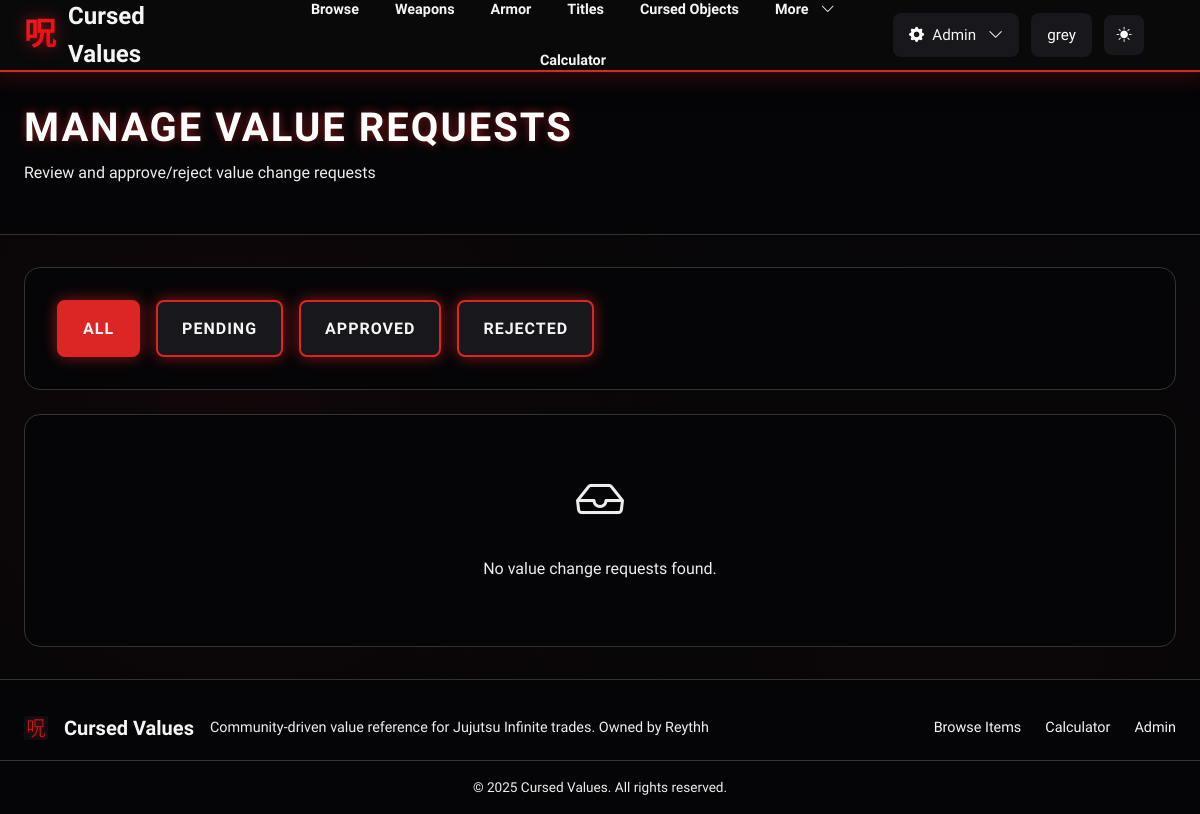
Page /manage/value-requests/?status=all (signed in) on the earlier database version.
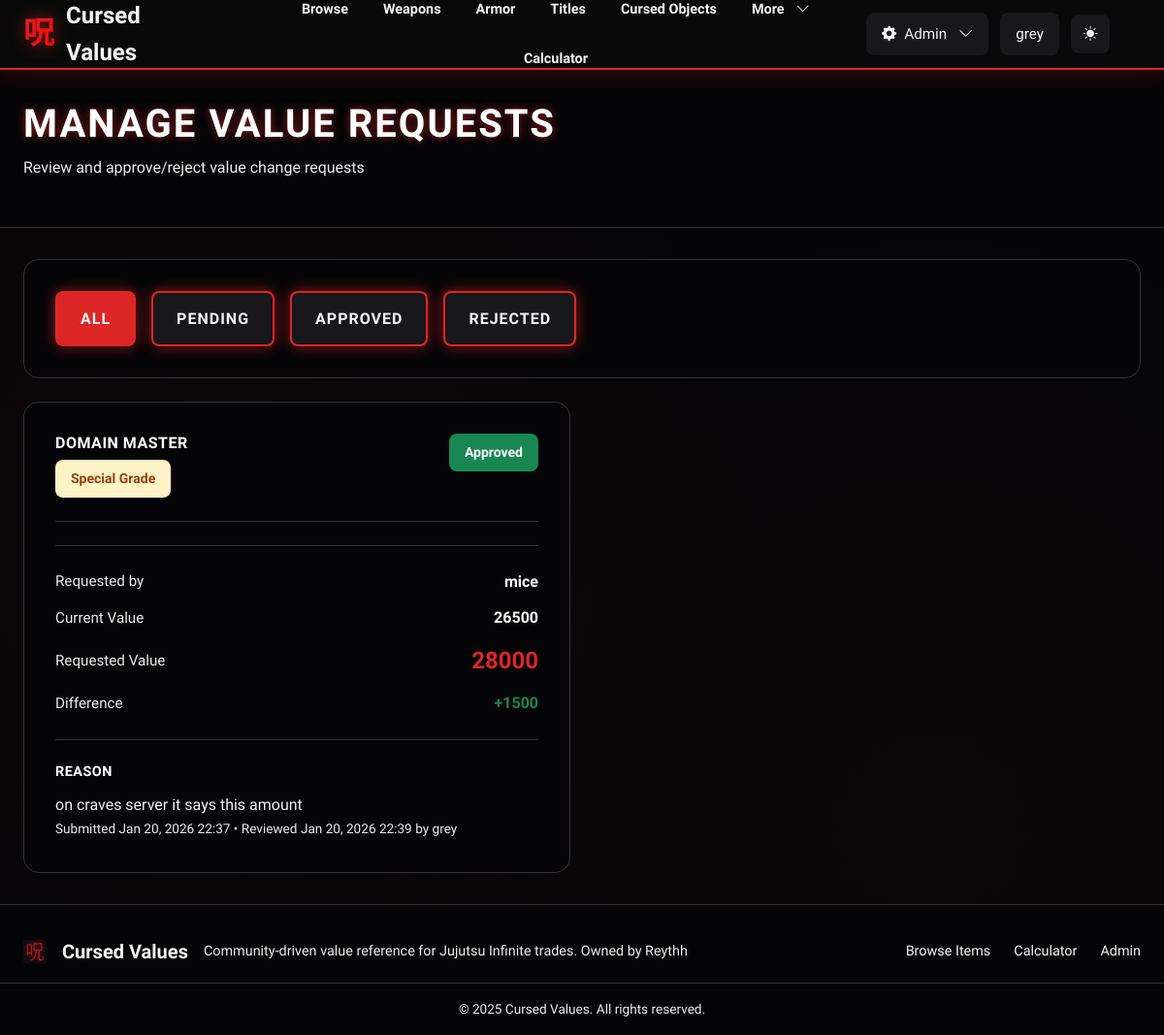
Same page on the later database version.
### values/models.py (models this page shows, shortened)
class ValueChangeRequest(models.Model):
    class Status(models.TextChoices):
        PENDING = "pending", "Pending"
        APPROVED = "approved", "Approved"
        REJECTED = "rejected", "Rejected"
    item = models.ForeignKey(Item, on_delete=models.CASCADE, related_name="value_change_requests")
    requested_by = models.ForeignKey(User, on_delete=models.CASCADE, related_name="value_change_requests")
    current_value = models.PositiveIntegerField(help_text="Current value of the item")
    requested_value = models.PositiveIntegerField(help_text="Requested new value")
    reason = models.TextField(help_text="Reason for the value change request")
    status = models.CharField(max_length=20, choices=Status.choices, default=Status.PENDING)
    reviewed_by = models.ForeignKey(
        User,
        on_delete=models.SET_NULL,
        null=True,
        blank=True,
        related_name="reviewed_value_changes",
        help_text="Superuser who reviewed this request"
    )
    review_notes = models.TextField(blank=True, help_text="Admin notes on approval/rejection")
    created_at = models.DateTimeField(auto_now_add=True)
    reviewed_at = models.DateTimeField(null=True, blank=True)
    class Meta:
        ordering = ["-created_at"]
        verbose_name = "Value Change Request"
        verbose_name_plural = "Value Change Requests"

class Item(models.Model):
    class ItemType(models.TextChoices):
        ITEM = "item", "Item"
        TITLE = "title", "Title"
        GAMEPASS = "gamepass", "Game Pass"
        EVENT = "event", "Event Item"
    class Rarity(models.TextChoices):
        UNOBTAINABLE = "unobtainable", "Unobtainable"
        SPECIAL_GRADE = "special_grade", "Special Grade"
        RARE = "rare", "Rare"
        UNCOMMON = "uncommon", "Uncommon"
        COMMON = "common", "Common"
    class Trend(models.TextChoices):
        RISING = "rising", "Rising"
        STABLE = "stable", "Stable"
        FALLING = "falling", "Falling"
    name = models.CharField(max_length=150, unique=True)
    slug = models.SlugField(unique=True)
    category = models.ForeignKey(
        Category, on_delete=models.PROTECT, related_name="items"
    )
    item_type = models.CharField(
        max_length=20, choices=ItemType.choices, default=ItemType.ITEM
    )
    rarity = models.CharField(
        max_length=20, choices=Rarity.choices, default=Rarity.COMMON
    )
    value = models.PositiveIntegerField(help_text="Trade value points")
    demand = models.PositiveSmallIntegerField(default=5, help_text="1-10 scale")
    trend = models.CharField(
        max_length=10, choices=Trend.choices, default=Trend.STABLE
    )
    is_limited = models.BooleanField(default=False)
    featured = models.BooleanField(default=False)
    obtained_from = models.CharField(
        max_length=200, blank=True, help_text="Event, raid, or source"
    )
    image_url = models.CharField(max_length=500, blank=True, help_text="Image URL or path (e.g., /media/Weapons/Item.png)")
    notes = models.TextField(blank=True)
    created_at = models.DateTimeField(auto_now_add=True)
    updated_at = models.DateTimeField(auto_now=True)
    class Meta:
        ordering = ["-featured", "-value", "name"]
    def get_absolute_url(self):
        from django.urls import reverse
        return reverse("values:item_detail", args=[self.slug])

### values/views.py (the view)
# urls.py: path("manage/value-requests/", admin_value_requests, name="admin_value_requests"),
@login_required
@user_passes_test(lambda u: u.is_superuser)
def admin_value_requests(request):
    status_filter = request.GET.get('status', 'pending')
    requests = ValueChangeRequest.objects.select_related(
        'item', 'requested_by', 'reviewed_by'
    ).order_by('-created_at')
    if status_filter != 'all':
        requests = requests.filter(status=status_filter)
    return render(request, 'values/admin_value_requests.html', {
        'requests': requests,
        'status_filter': status_filter,
        'status_choices': ValueChangeRequest.Status.choices,
    })

### values/templatetags/math_filters.py (called while the page is built)
@register.filter
def sub(value, arg):
    try:
        return int(value) - int(arg)
    except (ValueError, TypeError):
        return 0

### templates/values/admin_value_requests.html (shortened to what this page needs)
{% extends "base.html" %}
{% load static %}
{% load math_filters %}
{% block content %}
<div class="page-header-section">
    <div class="container">
        <div class="page-header-content">
            <div>
                <h1 class="page-title-large">Manage Value Requests</h1>
                <p class="text-muted">Review and approve/reject value change requests</p>
            </div>
        </div>
    </div>
</div>
<div class="page-body">
    <div class="container">
        <div class="info-card mb-4">
            <div class="d-flex gap-3 flex-wrap">
                <a href="?status=all" class="btn-create {% if status_filter == 'all' %}active{% endif %}" style="background: {% if status_filter == 'all' %}var(--accent){% else %}var(--bg-tertiary){% endif %};">
                    <span>All</span>
                </a>
                <a href="?status=pending" class="btn-create {% if status_filter == 'pending' %}active{% endif %}" style="background: {% if status_filter == 'pending' %}var(--warning){% else %}var(--bg-tertiary){% endif %};">
                    <span>Pending</span>
                </a>
                <a href="?status=approved" class="btn-create {% if status_filter == 'approved' %}active{% endif %}" style="background: {% if status_filter == 'approved' %}var(--success){% else %}var(--bg-tertiary){% endif %};">
                    <span>Approved</span>
                </a>
                <a href="?status=rejected" class="btn-create {% if status_filter == 'rejected' %}active{% endif %}" style="background: {% if status_filter == 'rejected' %}var(--danger){% else %}var(--bg-tertiary){% endif %};">
                    <span>Rejected</span>
                </a>
            </div>
        </div>
        {% if requests %}
            <div class="row g-4">
                {% for request in requests %}
                    <div class="col-lg-6">
                        <div class="info-card">
                            <div class="info-header">
                                <div class="d-flex justify-content-between align-items-start">
                                    <div>
                                        <h3 class="info-section-title mb-2">
                                            <a href="{{ request.item.get_absolute_url }}" style="color: var(--text-primary); text-decoration: none;">
                                                {{ request.item.name }}
                                            </a>
                                        </h3>
                                        <div class="info-badges">
                                            <span class="info-badge rarity-{{ request.item.rarity }}">{{ request.item.get_rarity_display }}</span>
                                        </div>
                                    </div>
                                    <span class="info-badge
                                        {% if request.status == 'approved' %}bg-success
                                        {% elif request.status == 'rejected' %}bg-danger
                                        {% else %}bg-warning{% endif %}">
                                        {{ request.get_status_display }}
                                    </span>
                                </div>
                            </div>
                            <div class="info-section">
                                <div class="stat-row">
                                    <span class="stat-label">Requested by</span>
                                    <span class="stat-value">{{ request.requested_by.username }}</span>
                                </div>
                                <div class="stat-row">
                                    <span class="stat-label">Current Value</span>
                                    <span class="stat-value">{{ request.current_value }}</span>
                                </div>
                                <div class="stat-row">
                                    <span class="stat-label">Requested Value</span>
                                    <span class="stat-value-large">{{ request.requested_value }}</span>
                                </div>
                                <div class="stat-row">
                                    <span class="stat-label">Difference</span>
                                    <span class="stat-value {% if request.requested_value > request.current_value %}text-success{% elif request.requested_value < request.current_value %}text-danger{% endif %}">
                                        {% if request.requested_value > request.current_value %}+{% endif %}{{ request.requested_value|sub:request.current_value }}
                                    </span>
                                </div>
                            </div>
                            <div class="info-section">
                                <h4 class="info-section-title" style="font-size: 0.9rem;">Reason</h4>
                                <p class="info-section-text">{{ request.reason }}</p>
                            </div>
                            <div class="info-section" style="border-top: none; padding-top: 0; margin-top: 0;">
                                <p class="info-section-text" style="font-size: 0.85rem; color: var(--text-muted);">
                                    Submitted {{ request.created_at|date:"M d, Y H:i" }}
                                    {% if request.reviewed_at %}
                                        • Reviewed {{ request.reviewed_at|date:"M d, Y H:i" }}
                                        {% if request.reviewed_by %}
                                            by {{ request.reviewed_by.username }}
                                        {% endif %}
                                    {% endif %}
                                </p>
                            </div>
                        </div>
                    </div>
                {% endfor %}
            </div>
        {% else %}
            <div class="info-card text-center py-5">
                <i class="bi bi-inbox" style="font-size: 3rem; color: var(--text-muted);"></i>
                <p class="text-muted mt-3">No value change requests found.</p>
            </div>
        {% endif %}
    </div>
</div>
{% endblock %}

### templates/base.html (shortened to what this page needs)
{% load static %}
{% load user_tags %}
<!doctype html>
<html lang="en">
<head>
    <link href="https://cdn.jsdelivr.net/npm/bootstrap@5.3.3/dist/css/bootstrap.min.css" rel="stylesheet">
    <link rel="stylesheet" href="{% static 'css/styles.css' %}">
    <link rel="stylesheet" href="https://cdn.jsdelivr.net/npm/bootstrap-icons@1.11.3/font/bootstrap-icons.css">
</head>
<body class="d-flex flex-column min-vh-100 theme-dark">
<nav class="main-navbar">
    <div class="nav-container">
        <div class="nav-brand">
            <a href="{% url 'values:landing' %}" class="brand-link">
                <span class="brand-icon">呪</span>
                <span class="brand-text">Cursed Values</span>
            </a>
        </div>
        <div class="collapse navbar-collapse show" id="navMenu">
            <ul class="nav-menu">
                <li><a href="{% url 'values:item_list' %}" class="nav-link-item">Browse</a></li>
                <li><a href="{% url 'values:item_list' %}?category=weapons" class="nav-link-item">Weapons</a></li>
                <li><a href="{% url 'values:item_list' %}?category=armor" class="nav-link-item">Armor</a></li>
                <li><a href="{% url 'values:item_list' %}?category=titles" class="nav-link-item">Titles</a></li>
                <li><a href="{% url 'values:item_list' %}?category=cursed-objects" class="nav-link-item">Cursed Objects</a></li>
                <li class="nav-dropdown">
                    <a href="#" class="nav-link-item">More <i class="bi bi-chevron-down ms-1"></i></a>
                </li>
                <li><a href="{% url 'values:trade_calculator' %}" class="nav-link-item">Calculator</a></li>
            </ul>
            <div class="nav-actions">
                {% if user.is_authenticated %}
                    {% if user.is_staff or user.is_superuser or user|is_value_reviewer %}
                        <div class="admin-menu">
                            <button class="btn-nav admin-btn">
                                <i class="bi bi-gear-fill"></i>
                                <span>Admin</span>
                                <i class="bi bi-chevron-down ms-1"></i>
                            </button>
                        </div>
                    {% endif %}
                    <div class="user-menu">
                        <button class="btn-nav user-btn">
                            {{ user.username }}
                        </button>
                    </div>
                {% else %}
                    <a href="{% url 'values:login' %}" class="btn-nav">
                        Login
                    </a>
                {% endif %}
                <button id="themeToggle" class="btn-nav theme-toggle">
                    <i class="bi bi-moon-fill"></i>
                </button>
            </div>
        </div>
    </div>
</nav>
<main class="main-content flex-grow-1">
    {% block content %}{% endblock %}
</main>
<footer class="main-footer">
    <div class="footer-container">
        <div class="footer-content">
            <div class="footer-brand">
                <img src="{% static 'favicon.png' %}" alt="Icon" style="height: 24px; width: 24px; margin-right: 8px;">
                <span>Cursed Values</span>
            </div>
            <p class="footer-text">Community-driven value reference for Jujutsu Infinite trades. Owned by Reythh</p>
        </div>
        <div class="footer-links">
            <a href="{% url 'values:item_list' %}">Browse Items</a>
            <a href="{% url 'values:trade_calculator' %}">Calculator</a>
            {% if user.is_staff %}<a href="/admin/">Admin</a>{% endif %}
        </div>
    </div>
    <div class="footer-bottom">
        <p>&copy; 2025 Cursed Values. All rights reserved.</p>
    </div>
</footer>
</body>
</html>

### templates/values/admin_value_requests.html (style rules this page uses)
.info-card { background: var(--bg-primary); border: 1px solid var(--border); border-radius: 1rem; padding: 2rem; height: 100%; }
.info-header { margin-bottom: 1.5rem; padding-bottom: 1.5rem; border-bottom: 1px solid var(--border); }
.info-badges { display: flex; gap: 0.75rem; margin-top: 0.5rem; flex-wrap: wrap; }
.info-badge { padding: 0.5rem 1rem; border-radius: 0.5rem; font-size: 0.875rem; font-weight: 600; }
.bg-success { background: var(--success); color: white; }
.info-section { margin-top: 1.5rem; padding-top: 1.5rem; border-top: 1px solid var(--border); }
.stat-row { display: flex; justify-content: space-between; align-items: center; margin-bottom: 0.75rem; }
.stat-label { color: var(--text-muted); font-weight: 500; font-size: 0.95rem; }
.stat-value { font-weight: 600; color: var(--text-primary); }
.stat-value-large { font-size: 1.5rem; font-weight: 700; color: var(--accent); }
.text-success { color: var(--success); }
.info-section-title { font-size: 1rem; font-weight: 700; color: var(--text-primary); margin-bottom: 0.75rem; text-transform: uppercase; letter-spacing: 0.5px; }
.info-section-text { color: var(--text-secondary); line-height: 1.7; margin: 0; }

Differences in the rows shown:
added ValueChangeRequest: item.name "DOMAIN MASTER", item.rarity "Special Grade", status "Approved", requested_by.username "mice", current_value "26500", requested_value "28000", requested_value|sub "1500", reason "on craves server it says this amount", created_at "Jan 20, 2026 22:37", reviewed_at "Jan 20, 2026 22:39", reviewed_by.username "grey"
Other differences:
text no longer shown: "No value change requests found."
